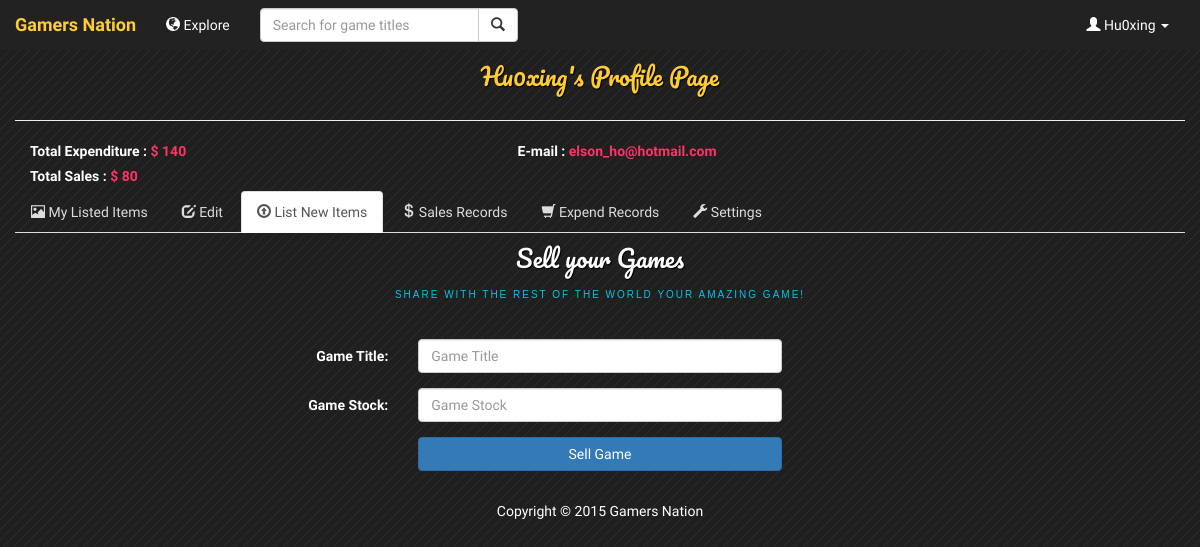
Screenshot of /userupload.php (signed in) with the database file from the repository.
### tables this page shows
CREATE TABLE IF NOT EXISTS `user` (
  `UserID` varchar(255) NOT NULL,
  `Hashed_Password` varchar(255) DEFAULT NULL,
  `Email` varchar(255) NOT NULL,
  `Salt` varchar(255) DEFAULT NULL
);

CREATE TABLE IF NOT EXISTS `buyer` (
  `UserID` varchar(255) NOT NULL DEFAULT '',
  `Total_Expenditure` float DEFAULT NULL
);

CREATE TABLE IF NOT EXISTS `supplier` (
  `UserID` varchar(255) NOT NULL DEFAULT '',
  `Total_Sales` float DEFAULT NULL
);

### include/userdetail.inc.php (the view, shortened to what this page needs)
<?php
$username = $_SESSION['username'];
$email = "";
$sql = "SELECT * FROM user U, supplier S, buyer B
			WHERE U.UserID = S.UserID
			AND U.UserID = B.UserID
			AND U.UserID=\"" . $username . "\"";
if ($result = mysqli_query($connection, $sql))
{
    while ($row = mysqli_fetch_assoc($result))
	{
        $email = $row['Email'];
        $totalSales = $row['Total_Sales'];
	$totalExpenditure = $row['Total_Expenditure'];
    }
}
?>
<div class="page-header" style="margin-top: 4em;">
    <h1 style="color: #ffcc33;"><?php echo $username ?>'s Profile Page</h1>
</div>
<?php
if ((!empty($name)) || (!empty($email)) || (!empty($webpage)) || (!empty($about))) {
    ?>
    <div class = "panel-transparent">
        <div class = "panel-body">
            <ul class = "list-unstyled">
                <?php
                if (!empty($email))
				{
                    ?>
                    <li>
                        <label class="col-xs-6 col-md-5">Total Expenditure : <strong style="color: #ff3366;"><?php echo " \$  ".$totalExpenditure ?></strong></label>
                    </li>
                    <li>
                        <label class="col-xs-6 col-md-5">E-mail : <strong style="color: #ff3366;"><?php echo $email ?></strong></label>
                    </li>
                    <li>
                        <label class="col-xs-6 col-md-5">Total Sales : <strong style="color: #ff3366;"><?php echo " \$  ".$totalSales ?></strong></label>
                    </li>
                    <?php
                }
                ?>
            </ul>
            <br>
        </div>
    </div>
    <?php
}
?>

### css/main.css (style rules this page uses)
body { background:#1F1F1F url(../images/pattern.png) repeat top left; color:#fff; font-family: 'PT Sans Narrow', Arial, sans-serif; font-size:14px; }
h1 { margin:5px; font-size:24px; text-align:center; color:#fff; font-family:"Pacifico", Georgia, "Times New Roman", serif; text-shadow:1px 1px 1px #000; padding-bottom:10px; line-height:40px; }
.panel-transparent { background: none; -webkit-box-shadow: 0 1px 1px rgba(0, 0, 0, .05); box-shadow: 0 1px 1px rgba(0, 0, 0, .05); }
.panel-body { padding: 0; }

### rows the page displays
user: buyer.Total_Expenditure "140", Email "elson_ho@hotmail.com", supplier.Total_Sales "80"

### other values shown
$_SESSION['username'] "Hu0xing"
$username "Hu0xing"
